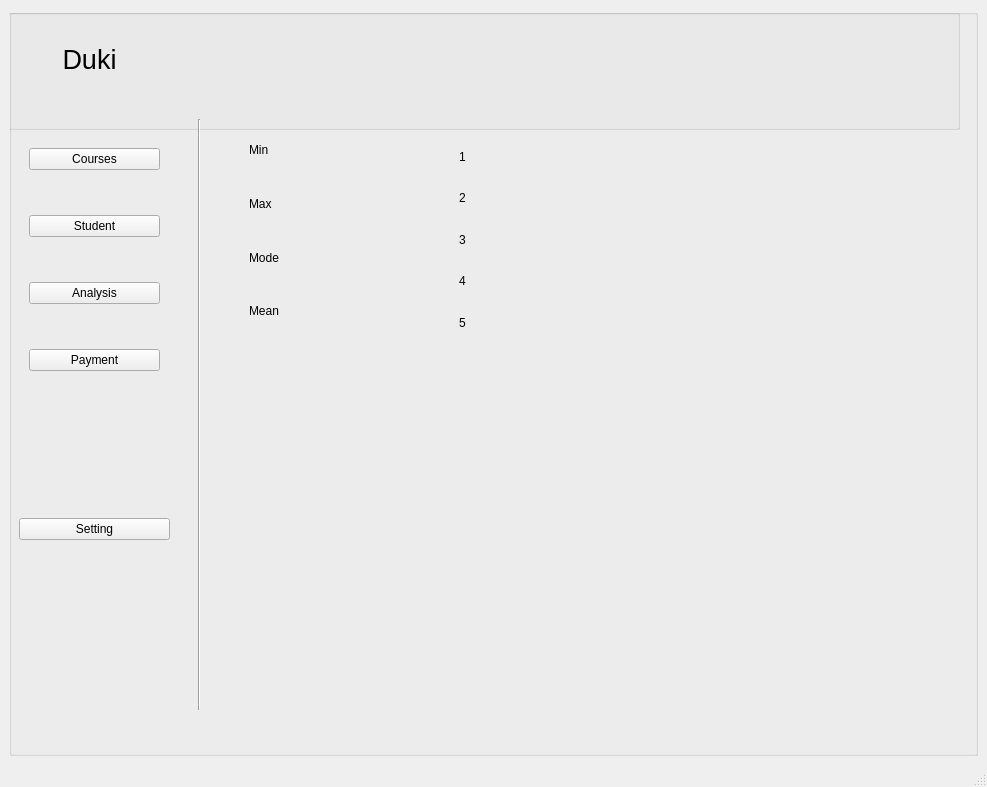
<?xml version="1.0" encoding="UTF-8"?>
<ui version="4.0">
 <class>MainWindow</class>
 <widget class="QMainWindow" name="MainWindow">
  <property name="geometry">
   <rect>
    <x>0</x>
    <y>0</y>
    <width>987</width>
    <height>787</height>
   </rect>
  </property>
  <property name="sizePolicy">
   <sizepolicy hsizetype="Expanding" vsizetype="Expanding">
    <horstretch>0</horstretch>
    <verstretch>0</verstretch>
   </sizepolicy>
  </property>
  <property name="windowTitle">
   <string>MainWindow</string>
  </property>
  <widget class="QWidget" name="centralwidget">
   <property name="sizePolicy">
    <sizepolicy hsizetype="Expanding" vsizetype="Expanding">
     <horstretch>0</horstretch>
     <verstretch>0</verstretch>
    </sizepolicy>
   </property>
   <layout class="QVBoxLayout" name="verticalLayout">
    <item>
     <widget class="QGroupBox" name="home_page_box">
      <property name="title">
       <string/>
      </property>
      <widget class="QGroupBox" name="top_panel_box">
       <property name="geometry">
        <rect>
         <x>-10</x>
         <y>0</y>
         <width>961</width>
         <height>121</height>
        </rect>
       </property>
       <property name="title">
        <string/>
       </property>
       <widget class="QLabel" name="label">
        <property name="geometry">
         <rect>
          <x>30</x>
          <y>10</y>
          <width>121</width>
          <height>81</height>
         </rect>
        </property>
        <property name="font">
         <font>
          <pointsize>20</pointsize>
         </font>
        </property>
        <property name="text">
         <string>Duki</string>
        </property>
        <property name="alignment">
         <set>Qt::AlignCenter</set>
        </property>
       </widget>
      </widget>
      <widget class="QStackedWidget" name="page_widget">
       <property name="geometry">
        <rect>
         <x>200</x>
         <y>120</y>
         <width>761</width>
         <height>581</height>
        </rect>
       </property>
       <property name="sizePolicy">
        <sizepolicy hsizetype="Expanding" vsizetype="Expanding">
         <horstretch>0</horstretch>
         <verstretch>0</verstretch>
        </sizepolicy>
       </property>
       <property name="currentIndex">
        <number>0</number>
       </property>
       <widget class="QWidget" name="course_page">
        <widget class="QWidget" name="verticalLayoutWidget">
         <property name="geometry">
          <rect>
           <x>40</x>
           <y>240</y>
           <width>601</width>
           <height>331</height>
          </rect>
         </property>
         <layout class="QVBoxLayout" name="plot_layout"/>
        </widget>
        <widget class="QWidget" name="verticalLayoutWidget_5">
         <property name="geometry">
          <rect>
           <x>40</x>
           <y>10</y>
           <width>158</width>
           <height>209</height>
          </rect>
         </property>
         <layout class="QVBoxLayout" name="verticalLayout_2">
          <item>
           <layout class="QVBoxLayout" name="min_box">
            <item>
             <widget class="QLabel" name="label_9">
              <property name="text">
               <string>Min</string>
              </property>
             </widget>
            </item>
            <item>
             <widget class="QLabel" name="min_score_student_label">
              <property name="text">
               <string/>
              </property>
             </widget>
            </item>
           </layout>
          </item>
          <item>
           <layout class="QVBoxLayout" name="max_box">
            <item>
             <widget class="QLabel" name="label_10">
              <property name="text">
               <string>Max</string>
              </property>
             </widget>
            </item>
            <item>
             <widget class="QLabel" name="max_score_student_label">
              <property name="text">
               <string/>
              </property>
             </widget>
            </item>
           </layout>
          </item>
          <item>
           <layout class="QVBoxLayout" name="mode_box">
            <item>
             <widget class="QLabel" name="label_6">
              <property name="text">
               <string>Mode</string>
              </property>
             </widget>
            </item>
            <item>
             <widget class="QLabel" name="mode_score_student_label">
              <property name="text">
               <string/>
              </property>
             </widget>
            </item>
           </layout>
          </item>
          <item>
           <layout class="QVBoxLayout" name="mean_box">
            <item>
             <widget class="QLabel" name="label_4">
              <property name="text">
               <string>Mean</string>
              </property>
             </widget>
            </item>
            <item>
             <widget class="QLabel" name="mean_score_student_label">
              <property name="text">
               <string/>
              </property>
             </widget>
            </item>
           </layout>
          </item>
         </layout>
        </widget>
        <widget class="QWidget" name="verticalLayoutWidget_9">
         <property name="geometry">
          <rect>
           <x>250</x>
           <y>10</y>
           <width>160</width>
           <height>201</height>
          </rect>
         </property>
         <layout class="QVBoxLayout" name="top5_student_box">
          <item>
           <widget class="QLabel" name="top1_stu_label">
            <property name="text">
             <string>1</string>
            </property>
           </widget>
          </item>
          <item>
           <widget class="QLabel" name="top2_stu_label">
            <property name="text">
             <string>2</string>
            </property>
           </widget>
          </item>
          <item>
           <widget class="QLabel" name="top3_stu_label">
            <property name="text">
             <string>3</string>
            </property>
           </widget>
          </item>
          <item>
           <widget class="QLabel" name="top4_stu_label">
            <property name="text">
             <string>4</string>
            </property>
           </widget>
          </item>
          <item>
           <widget class="QLabel" name="top5_stu_label">
            <property name="text">
             <string>5</string>
            </property>
           </widget>
          </item>
         </layout>
        </widget>
       </widget>
       <widget class="QWidget" name="student_page"/>
      </widget>
      <widget class="QWidget" name="verticalLayoutWidget_2">
       <property name="geometry">
        <rect>
         <x>10</x>
         <y>100</y>
         <width>151</width>
         <height>301</height>
        </rect>
       </property>
       <layout class="QVBoxLayout" name="tab_panel" stretch="10,0,0,0">
        <property name="leftMargin">
         <number>10</number>
        </property>
        <property name="rightMargin">
         <number>10</number>
        </property>
        <item>
         <widget class="QPushButton" name="enter_course_button">
          <property name="text">
           <string>Courses</string>
          </property>
         </widget>
        </item>
        <item>
         <widget class="QPushButton" name="enter_student_button">
          <property name="text">
           <string>Student</string>
          </property>
         </widget>
        </item>
        <item>
         <widget class="QPushButton" name="enter_analysis_button">
          <property name="text">
           <string>Analysis</string>
          </property>
         </widget>
        </item>
        <item>
         <widget class="QPushButton" name="enter_payment_button">
          <property name="text">
           <string>Payment</string>
          </property>
         </widget>
        </item>
       </layout>
      </widget>
      <widget class="QWidget" name="verticalLayoutWidget_3">
       <property name="geometry">
        <rect>
         <x>10</x>
         <y>420</y>
         <width>151</width>
         <height>201</height>
        </rect>
       </property>
       <layout class="QVBoxLayout" name="setting_panel">
        <item>
         <widget class="QPushButton" name="setting_button">
          <property name="text">
           <string>Setting</string>
          </property>
         </widget>
        </item>
       </layout>
      </widget>
      <widget class="QWidget" name="verticalLayoutWidget_4">
       <property name="geometry">
        <rect>
         <x>10</x>
         <y>640</y>
         <width>151</width>
         <height>61</height>
        </rect>
       </property>
       <layout class="QVBoxLayout" name="logout_panel"/>
      </widget>
      <widget class="Line" name="line">
       <property name="geometry">
        <rect>
         <x>180</x>
         <y>110</y>
         <width>20</width>
         <height>591</height>
        </rect>
       </property>
       <property name="orientation">
        <enum>Qt::Vertical</enum>
       </property>
      </widget>
     </widget>
    </item>
   </layout>
  </widget>
  <widget class="QMenuBar" name="menubar">
   <property name="geometry">
    <rect>
     <x>0</x>
     <y>0</y>
     <width>987</width>
     <height>26</height>
    </rect>
   </property>
  </widget>
  <widget class="QStatusBar" name="statusbar"/>
 </widget>
 <resources/>
 <connections/>
</ui>
